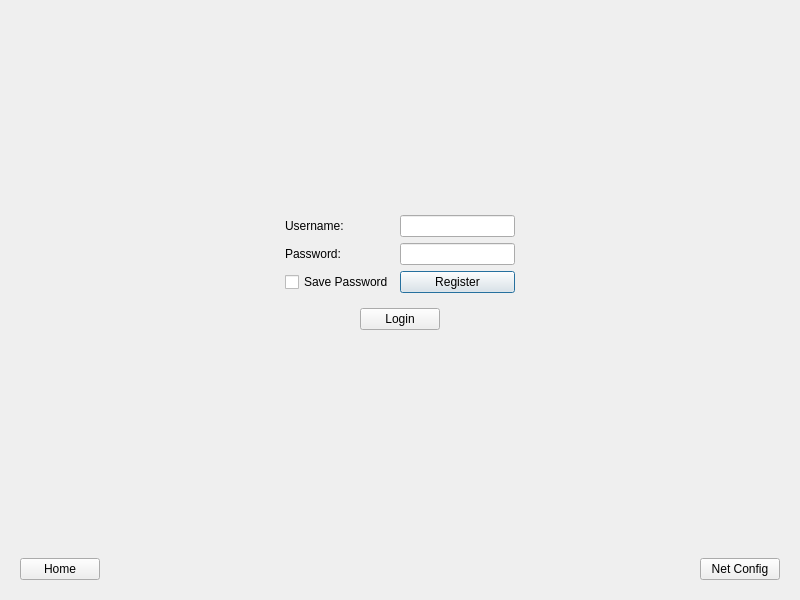
<?xml version="1.0" encoding="UTF-8"?>
<ui version="4.0">
 <class>Login</class>
 <widget class="QDialog" name="Login">
  <property name="geometry">
   <rect>
    <x>0</x>
    <y>0</y>
    <width>800</width>
    <height>600</height>
   </rect>
  </property>
  <property name="windowTitle">
   <string>Dialog</string>
  </property>
  <layout class="QVBoxLayout" name="verticalLayout_2">
   <item>
    <widget class="QStackedWidget" name="stackedWidget">
     <property name="currentIndex">
      <number>0</number>
     </property>
     <widget class="QWidget" name="page">
      <layout class="QVBoxLayout" name="verticalLayout">
       <item>
        <spacer name="verticalSpacer">
         <property name="orientation">
          <enum>Qt::Orientation::Vertical</enum>
         </property>
         <property name="sizeHint" stdset="0">
          <size>
           <width>20</width>
           <height>68</height>
          </size>
         </property>
        </spacer>
       </item>
       <item>
        <widget class="QWidget" name="widget_3" native="true">
         <layout class="QHBoxLayout" name="horizontalLayout_2">
          <item>
           <spacer name="horizontalSpacer_3">
            <property name="orientation">
             <enum>Qt::Orientation::Horizontal</enum>
            </property>
            <property name="sizeHint" stdset="0">
             <size>
              <width>133</width>
              <height>20</height>
             </size>
            </property>
           </spacer>
          </item>
          <item>
           <widget class="QWidget" name="widget" native="true">
            <layout class="QGridLayout" name="gridLayout">
             <item row="0" column="0">
              <widget class="QLabel" name="label">
               <property name="text">
                <string>Username:</string>
               </property>
              </widget>
             </item>
             <item row="0" column="1">
              <widget class="QLineEdit" name="username"/>
             </item>
             <item row="1" column="0">
              <widget class="QLabel" name="label_2">
               <property name="text">
                <string>Password:</string>
               </property>
              </widget>
             </item>
             <item row="1" column="1">
              <widget class="QLineEdit" name="password"/>
             </item>
             <item row="2" column="0">
              <widget class="QCheckBox" name="save_password">
               <property name="text">
                <string>Save Password</string>
               </property>
              </widget>
             </item>
             <item row="2" column="1">
              <widget class="QPushButton" name="register_user">
               <property name="text">
                <string>Register</string>
               </property>
              </widget>
             </item>
             <item row="3" column="0" colspan="2">
              <widget class="QWidget" name="widget_2" native="true">
               <layout class="QHBoxLayout" name="horizontalLayout">
                <item>
                 <spacer name="horizontalSpacer">
                  <property name="orientation">
                   <enum>Qt::Orientation::Horizontal</enum>
                  </property>
                  <property name="sizeHint" stdset="0">
                   <size>
                    <width>62</width>
                    <height>20</height>
                   </size>
                  </property>
                 </spacer>
                </item>
                <item>
                 <widget class="QPushButton" name="login_btn">
                  <property name="text">
                   <string>Login</string>
                  </property>
                 </widget>
                </item>
                <item>
                 <spacer name="horizontalSpacer_2">
                  <property name="orientation">
                   <enum>Qt::Orientation::Horizontal</enum>
                  </property>
                  <property name="sizeHint" stdset="0">
                   <size>
                    <width>61</width>
                    <height>20</height>
                   </size>
                  </property>
                 </spacer>
                </item>
               </layout>
              </widget>
             </item>
            </layout>
           </widget>
          </item>
          <item>
           <spacer name="horizontalSpacer_4">
            <property name="orientation">
             <enum>Qt::Orientation::Horizontal</enum>
            </property>
            <property name="sizeHint" stdset="0">
             <size>
              <width>133</width>
              <height>20</height>
             </size>
            </property>
           </spacer>
          </item>
         </layout>
        </widget>
       </item>
       <item>
        <spacer name="verticalSpacer_2">
         <property name="orientation">
          <enum>Qt::Orientation::Vertical</enum>
         </property>
         <property name="sizeHint" stdset="0">
          <size>
           <width>20</width>
           <height>67</height>
          </size>
         </property>
        </spacer>
       </item>
      </layout>
     </widget>
     <widget class="QWidget" name="page_2">
      <layout class="QVBoxLayout" name="verticalLayout_3">
       <item>
        <spacer name="verticalSpacer_4">
         <property name="orientation">
          <enum>Qt::Orientation::Vertical</enum>
         </property>
         <property name="sizeHint" stdset="0">
          <size>
           <width>20</width>
           <height>70</height>
          </size>
         </property>
        </spacer>
       </item>
       <item>
        <widget class="QWidget" name="widget_5" native="true">
         <layout class="QHBoxLayout" name="horizontalLayout_4">
          <item>
           <spacer name="horizontalSpacer_6">
            <property name="orientation">
             <enum>Qt::Orientation::Horizontal</enum>
            </property>
            <property name="sizeHint" stdset="0">
             <size>
              <width>136</width>
              <height>20</height>
             </size>
            </property>
           </spacer>
          </item>
          <item>
           <widget class="QWidget" name="widget_6" native="true">
            <layout class="QGridLayout" name="gridLayout_2">
             <item row="1" column="1">
              <widget class="QLineEdit" name="reg_password"/>
             </item>
             <item row="0" column="0">
              <widget class="QLabel" name="label_3">
               <property name="text">
                <string>Username:</string>
               </property>
              </widget>
             </item>
             <item row="2" column="0">
              <widget class="QLabel" name="label_8">
               <property name="text">
                <string>Phone:</string>
               </property>
              </widget>
             </item>
             <item row="3" column="0" colspan="2">
              <widget class="QWidget" name="widget_7" native="true">
               <layout class="QHBoxLayout" name="horizontalLayout_5">
                <item>
                 <spacer name="horizontalSpacer_7">
                  <property name="orientation">
                   <enum>Qt::Orientation::Horizontal</enum>
                  </property>
                  <property name="sizeHint" stdset="0">
                   <size>
                    <width>40</width>
                    <height>20</height>
                   </size>
                  </property>
                 </spacer>
                </item>
                <item>
                 <widget class="QPushButton" name="reg_btn">
                  <property name="text">
                   <string>Register</string>
                  </property>
                 </widget>
                </item>
                <item>
                 <spacer name="horizontalSpacer_8">
                  <property name="orientation">
                   <enum>Qt::Orientation::Horizontal</enum>
                  </property>
                  <property name="sizeHint" stdset="0">
                   <size>
                    <width>40</width>
                    <height>20</height>
                   </size>
                  </property>
                 </spacer>
                </item>
               </layout>
              </widget>
             </item>
             <item row="1" column="0">
              <widget class="QLabel" name="label_4">
               <property name="text">
                <string>Password:</string>
               </property>
              </widget>
             </item>
             <item row="0" column="1">
              <widget class="QLineEdit" name="reg_username"/>
             </item>
             <item row="2" column="1">
              <widget class="QLineEdit" name="phone"/>
             </item>
            </layout>
           </widget>
          </item>
          <item>
           <spacer name="horizontalSpacer_9">
            <property name="orientation">
             <enum>Qt::Orientation::Horizontal</enum>
            </property>
            <property name="sizeHint" stdset="0">
             <size>
              <width>136</width>
              <height>20</height>
             </size>
            </property>
           </spacer>
          </item>
         </layout>
        </widget>
       </item>
       <item>
        <spacer name="verticalSpacer_3">
         <property name="orientation">
          <enum>Qt::Orientation::Vertical</enum>
         </property>
         <property name="sizeHint" stdset="0">
          <size>
           <width>20</width>
           <height>69</height>
          </size>
         </property>
        </spacer>
       </item>
      </layout>
     </widget>
     <widget class="QWidget" name="page_3">
      <layout class="QVBoxLayout" name="verticalLayout_4">
       <item>
        <spacer name="verticalSpacer_6">
         <property name="orientation">
          <enum>Qt::Orientation::Vertical</enum>
         </property>
         <property name="sizeHint" stdset="0">
          <size>
           <width>20</width>
           <height>85</height>
          </size>
         </property>
        </spacer>
       </item>
       <item>
        <widget class="QWidget" name="widget_8" native="true">
         <layout class="QHBoxLayout" name="horizontalLayout_6">
          <item>
           <spacer name="horizontalSpacer_10">
            <property name="orientation">
             <enum>Qt::Orientation::Horizontal</enum>
            </property>
            <property name="sizeHint" stdset="0">
             <size>
              <width>136</width>
              <height>20</height>
             </size>
            </property>
           </spacer>
          </item>
          <item>
           <widget class="QWidget" name="widget_9" native="true">
            <layout class="QGridLayout" name="gridLayout_3">
             <item row="2" column="0" colspan="2">
              <widget class="QWidget" name="widget_10" native="true">
               <layout class="QHBoxLayout" name="horizontalLayout_7">
                <item>
                 <spacer name="horizontalSpacer_11">
                  <property name="orientation">
                   <enum>Qt::Orientation::Horizontal</enum>
                  </property>
                  <property name="sizeHint" stdset="0">
                   <size>
                    <width>40</width>
                    <height>20</height>
                   </size>
                  </property>
                 </spacer>
                </item>
                <item>
                 <widget class="QPushButton" name="confirm_btn">
                  <property name="text">
                   <string>Confirm</string>
                  </property>
                 </widget>
                </item>
                <item>
                 <spacer name="horizontalSpacer_12">
                  <property name="orientation">
                   <enum>Qt::Orientation::Horizontal</enum>
                  </property>
                  <property name="sizeHint" stdset="0">
                   <size>
                    <width>40</width>
                    <height>20</height>
                   </size>
                  </property>
                 </spacer>
                </item>
               </layout>
              </widget>
             </item>
             <item row="0" column="0">
              <widget class="QLabel" name="label_5">
               <property name="text">
                <string>IP:</string>
               </property>
              </widget>
             </item>
             <item row="1" column="1">
              <widget class="QLineEdit" name="port"/>
             </item>
             <item row="1" column="0">
              <widget class="QLabel" name="label_6">
               <property name="text">
                <string>Port:</string>
               </property>
              </widget>
             </item>
             <item row="0" column="1">
              <widget class="QLineEdit" name="host_addr"/>
             </item>
            </layout>
           </widget>
          </item>
          <item>
           <spacer name="horizontalSpacer_13">
            <property name="orientation">
             <enum>Qt::Orientation::Horizontal</enum>
            </property>
            <property name="sizeHint" stdset="0">
             <size>
              <width>136</width>
              <height>20</height>
             </size>
            </property>
           </spacer>
          </item>
         </layout>
        </widget>
       </item>
       <item>
        <spacer name="verticalSpacer_5">
         <property name="orientation">
          <enum>Qt::Orientation::Vertical</enum>
         </property>
         <property name="sizeHint" stdset="0">
          <size>
           <width>20</width>
           <height>85</height>
          </size>
         </property>
        </spacer>
       </item>
      </layout>
     </widget>
    </widget>
   </item>
   <item>
    <widget class="QWidget" name="widget_4" native="true">
     <layout class="QHBoxLayout" name="horizontalLayout_3">
      <item>
       <widget class="QPushButton" name="home_btn">
        <property name="text">
         <string>Home</string>
        </property>
       </widget>
      </item>
      <item>
       <spacer name="horizontalSpacer_5">
        <property name="orientation">
         <enum>Qt::Orientation::Horizontal</enum>
        </property>
        <property name="sizeHint" stdset="0">
         <size>
          <width>392</width>
          <height>20</height>
         </size>
        </property>
       </spacer>
      </item>
      <item>
       <widget class="QPushButton" name="net_config_btn">
        <property name="text">
         <string>Net Config</string>
        </property>
       </widget>
      </item>
     </layout>
    </widget>
   </item>
  </layout>
 </widget>
 <resources/>
 <connections/>
</ui>
